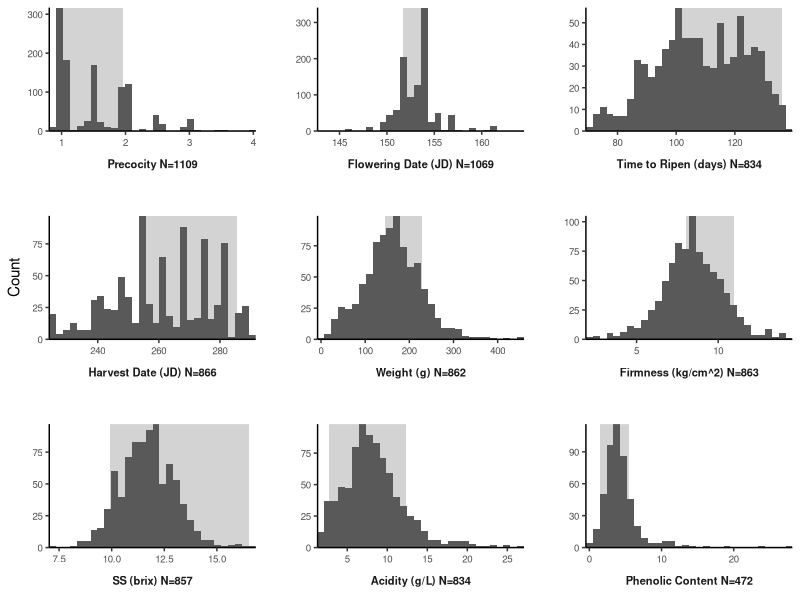
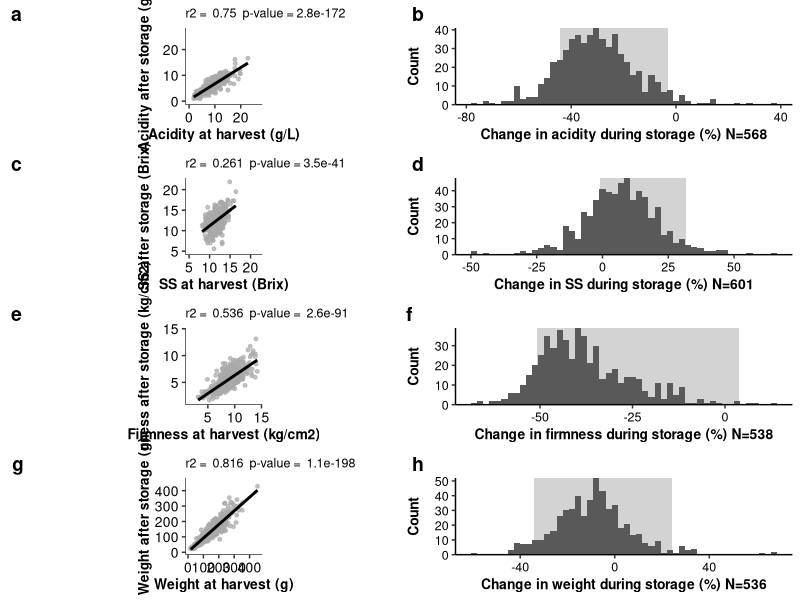
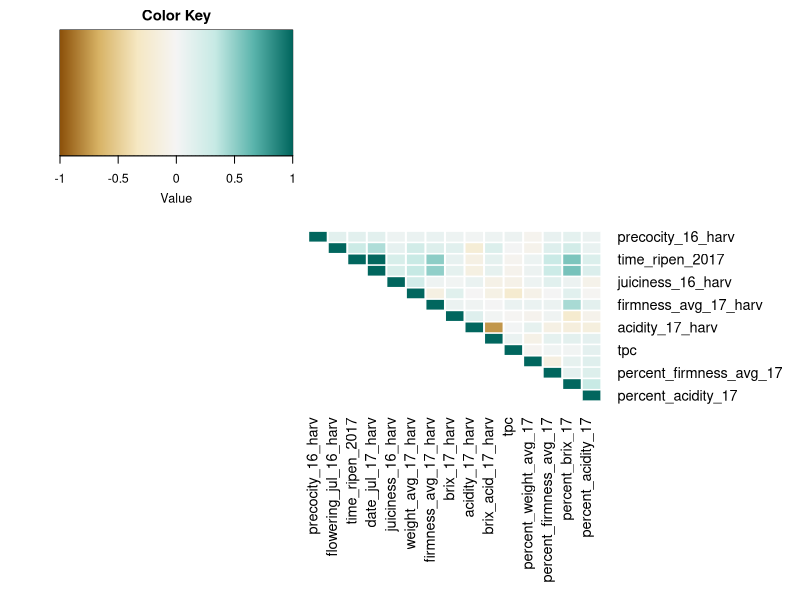
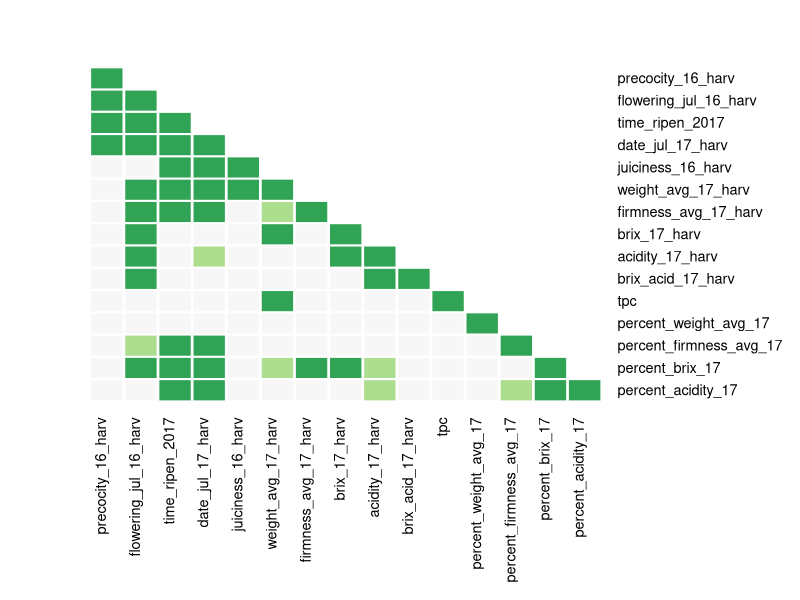

Reproduce these figures in R, in order. (Note: this script raises an error after producing the figures.)
## ---- chunk 1

#load packages
library("readr")
library("dplyr")
library("RColorBrewer")
library("gplots")
library("viridis")
library("scales")
library("tidyverse")
library("cowplot")
library("gridExtra")
library("grid")
library("plotrix")

theme_set(theme_classic())

## ---- chunk 2

#load pheno data
abc_pheno <- read_csv("../outputs/pheno_meta_data.csv")

#select phenos for figure
abc_pheno <- abc_pheno %>% select(apple_id, precocity_16_harv, flowering_jul_16_harv, time_ripen_2017, date_jul_17_harv, weight_avg_17_harv, firmness_avg_17_harv, brix_17_harv, acidity_17_harv, tpc)  %>% gather(key="pheno", value="value", -apple_id) 


#change the phenotype to a factor and reorder the factor
class(abc_pheno$pheno)
abc_pheno$pheno <- as.factor(abc_pheno$pheno)
levels(abc_pheno$pheno)

#set the levels for the factors and reoder the levels/rename
abc_pheno$pheno <- factor(abc_pheno$pheno, levels=c("precocity_16_harv", "flowering_jul_16_harv", "time_ripen_2017", "date_jul_17_harv", "weight_avg_17_harv", "firmness_avg_17_harv",  "brix_17_harv", "acidity_17_harv", "tpc"))
levels(abc_pheno$pheno)

#the top ten apple varieties produced in the US in 2018 are as follows: Red Delicious (48), Gala (205), Fuji (160), Granny Smith (167), Honeycrisp (1223), Golden Delicious (222), McIntosh (57), Pink Lady (235), Rome (we don't have just Rome in the ABC) and Empire (171).

#filter the top nine apples then calculate the max and the mean, then summarize to get min and max
top_nine <-  abc_pheno %>% filter(apple_id %in% c(48, 205, 160, 167, 1223, 222, 57, 235, 171))

#caluclate min of each trait
min_top_nine <- top_nine %>% group_by(pheno) %>% slice(which.min(value))

#caluclate max of each trait
max_top_nine <- top_nine %>% group_by(pheno) %>% slice(which.max(value))

#calculate the mean of the top nine
mean_top_nine <- top_nine %>% group_by(pheno) %>% summarise(mean = mean(value, na.rm=T))

#calculate IQR
iqr_top_nine <- top_nine %>% group_by(pheno) %>% summarise(iqr_top_nine= IQR(value, na.rm=T))

#make a table with the max and min values together
min_max_top_nine <- left_join(min_top_nine, max_top_nine, by = "pheno")
min_max_top_nine <- left_join(min_max_top_nine, mean_top_nine, by = "pheno")
min_max_top_nine <- left_join(min_max_top_nine, iqr_top_nine, by = "pheno")

min_max_top_nine <- min_max_top_nine %>% select(-c(apple_id.x, apple_id.y))

#rename columns
colnames(min_max_top_nine)[colnames(min_max_top_nine)=="value.x"] <- "min_top"
colnames(min_max_top_nine)[colnames(min_max_top_nine)=="value.y"] <- "max_top"
colnames(min_max_top_nine)[colnames(min_max_top_nine)=="mean"] <- "mean_top"


min_max_top_nine <- min_max_top_nine %>% group_by(pheno)

#make labels for each panel in the facet grid
labels <- c(precocity_16_harv = "Precocity N=1109", flowering_jul_16_harv = "Flowering Date (JD) N=1069", time_ripen_2017 = "Time to Ripen (days) N=834", date_jul_17_harv = "Harvest Date (JD) N=866", weight_avg_17_harv = "Weight (g) N=862", firmness_avg_17_harv = "Firmness (kg/cm^2) N=863",  brix_17_harv = "SS (brix) N=857", acidity_17_harv = "Acidity (g/L) N=834", tpc = "Phenolic Content N=472")

#make histograms for figure 2
figure_2 <- abc_pheno %>% ggplot(aes(x=value))+
  geom_rect(data = min_max_top_nine, aes(ymin = 0, ymax = Inf, xmin = min_top, xmax = max_top), fill = "lightgrey", inherit.aes = FALSE)+
  geom_histogram(bins=30, size = 0.8)+
  ylab("Count")+
  scale_x_continuous(expand = c(0,0))+
  scale_y_continuous(expand = c(0,0))+
  facet_wrap(~pheno, scale='free', nrow=3, strip.position = "bottom", labeller=labeller(pheno = labels))+
  theme(strip.placement = "outside", strip.background = element_blank(), panel.spacing = unit(2, "lines"), axis.title.x = element_blank(), strip.text.x = element_text(size = 8, face = "bold"), axis.text.x = element_text(size = 7), axis.text.y = element_text(size = 7))
ggsave("figure_2_hists", path = "../figures_tables/main_figures", device = "pdf")


## ---- chunk 3

#load pheno data
abc_phenos <- read_csv("../outputs/pheno_meta_data.csv")

acid_percent <- abc_phenos %>% select(apple_id, percent_acidity_17) %>% gather(key="pheno", value="value", -apple_id) 
top_ten_acid_percent <-  acid_percent %>% filter(apple_id %in% c(48, 205, 160, 167, 1223, 222, 57, 235, 171))

brix_percent <- abc_phenos %>% select(apple_id, percent_brix_17) %>% gather(key="pheno", value="value", -apple_id) 
top_ten_brix_percent <-  brix_percent %>% filter(apple_id %in% c(48, 205, 160, 167, 1223, 222, 57, 235, 171))

firmness_percent <- abc_phenos %>% select(apple_id, percent_firmness_avg_17) %>% gather(key="pheno", value="value", -apple_id) 
top_ten_firmness_percent <-  firmness_percent %>% filter(apple_id %in% c(48, 205, 160, 167, 1223, 222, 57, 235, 171))

weight_percent <- abc_phenos %>% select(apple_id, percent_weight_avg_17) %>% gather(key="pheno", value="value", -apple_id)
top_ten_weight_percent <-  weight_percent %>% filter(apple_id %in% c(48, 205, 160, 167, 1223, 222, 57, 235, 171))

#######################################################
pdf("figure_3_storage.pdf", width = 8, height = 10)

a1 <- ggplot(abc_phenos, aes(acidity_17_harv, acidity_17_stor))+
  geom_point(size=1, alpha=0.7, colour = "darkgrey")+
  theme_bw()+
  labs(x="Acidity at harvest (g/L)", y="Acidity after storage (g/L)")+
  theme(panel.border = element_blank(), axis.text=element_text(colour = "black", size=10), axis.title=element_text(size = 10, face = "bold"), panel.grid.major = element_blank(), panel.grid.minor = element_blank(), axis.line = element_line(colour = "black", size = 0.2), plot.title = element_text(size = 9))+
  coord_fixed(xlim = c(0,27), ylim= c(0,27))+
  stat_smooth(method="lm", col="black", se = FALSE)+
  ggtitle(paste("r2 = ", signif(cor.test(abc_phenos$acidity_17_harv, abc_phenos$acidity_17_stor, method = "pearson")$estimate^2, digits = 3), " p-value =", signif(cor.test(abc_phenos$acidity_17_harv, abc_phenos$acidity_17_stor, method = "pearson")$p.value, digits = 2)))


a2 = ggplot(data=abc_phenos, aes(abc_phenos$percent_acidity_17))+
  geom_rect(data = top_ten_acid_percent, aes(ymin = 0, ymax = Inf, xmin = min(value, na.rm = T), xmax = max(value, na.rm = T)), fill = "lightgrey", inherit.aes = FALSE)+
  geom_histogram(bins = 50)+
  scale_x_continuous(name = "Change in acidity during storage (%) N=568")+
  scale_y_continuous(name = "Count", expand = c(0,0))+
  theme(axis.text=element_text(colour = "black", size=9), axis.title=element_text(size = 10, face = "bold"))


##################################

b1 <- ggplot(abc_phenos, aes(brix_17_harv, brix_17_stor))+
  geom_point(size=1, alpha=0.7, colour = "darkgrey")+
  theme_bw()+
  labs(x="SS at harvest (Brix)", y="SS after storage (Brix)")+
  theme(panel.border = element_blank(), axis.text=element_text(colour = "black", size=10), axis.title=element_text(size = 10, face = "bold"), panel.grid.major = element_blank(), panel.grid.minor = element_blank(), axis.line = element_line(colour = "black", size = 0.2), plot.title = element_text(size = 9))+
  coord_fixed(xlim = c(5,22), ylim= c(5,22))+
  stat_smooth(method="lm", col="black", se = FALSE)+
  ggtitle(paste("r2 = ", signif(cor.test(abc_phenos$brix_17_harv, abc_phenos$brix_17_stor, method = "pearson")$estimate^2, digits = 3), " p-value =", signif(cor.test(abc_phenos$brix_17_harv, abc_phenos$brix_17_stor, method = "pearson")$p.value, digits = 2)))
  
  

b2 = ggplot(data=abc_phenos, aes(abc_phenos$percent_brix_17))+
  geom_rect(data = top_ten_brix_percent, aes(ymin = 0, ymax = Inf, xmin = min(value, na.rm = T), xmax = max(value, na.rm = T)), fill = "lightgrey", inherit.aes = FALSE)+
  geom_histogram(bins = 50)+
  scale_x_continuous(name = "Change in SS during storage (%) N=601")+
  scale_y_continuous(name = "Count", expand = c(0,0))+
  theme(axis.text=element_text(colour = "black", size=9), axis.title=element_text(size = 10, face = "bold"))

#############################################

f1 <- ggplot(abc_phenos, aes(firmness_avg_17_harv, firmness_avg_17_stor))+
  geom_point(size=1, alpha=0.7, colour = "darkgrey")+
  theme_bw()+
  labs(x="Firmness at harvest (kg/cm2)", y="Firmness after storage (kg/cm2)")+
  theme(panel.border = element_blank(), axis.text=element_text(colour = "black", size=10), axis.title=element_text(size = 10, face = "bold"), panel.grid.major = element_blank(), panel.grid.minor = element_blank(), axis.line = element_line(colour = "black", size = 0.2), plot.title = element_text(size = 9))+
  coord_fixed(xlim = c(1.5,14.5), ylim= c(1.5,14.5))+
  stat_smooth(method="lm", col="black", se = FALSE)+
  ggtitle(paste("r2 = ", signif(cor.test(abc_phenos$firmness_avg_17_harv, abc_phenos$firmness_avg_17_stor, method = "pearson")$estimate^2, digits = 3), " p-value = ", signif(cor.test(abc_phenos$firmness_avg_17_harv, abc_phenos$firmness_avg_17_stor, method = "pearson")$p.value, digits = 2)))


f2 = ggplot(data=abc_phenos, aes(abc_phenos$percent_firmness_avg_17))+
  geom_rect(data = top_ten_firmness_percent, aes(ymin = 0, ymax = Inf, xmin = min(value, na.rm = T), xmax = max(value, na.rm = T)), fill = "lightgrey", inherit.aes = FALSE)+
  geom_histogram(bins = 50)+
  scale_x_continuous(name = "Change in firmness during storage (%) N=538")+
  scale_y_continuous(name = "Count", expand = c(0,0))+
  theme(axis.text=element_text(colour = "black", size=9), axis.title=element_text(size = 10, face = "bold"))


#############################################


w1 <- ggplot(abc_phenos, aes(weight_avg_17_harv, weight_avg_17_stor))+
  geom_point(size=1, alpha=0.7, colour = "darkgrey")+
  theme_bw()+
  labs(x="Weight at harvest (g)", y="Weight after storage (g)")+
  theme(panel.border = element_blank(), axis.text=element_text(colour = "black", size=10), axis.title=element_text(size = 10, face = "bold"), panel.grid.major = element_blank(), panel.grid.minor = element_blank(), axis.line = element_line(colour = "black", size = 0.2), plot.title = element_text(size = 9))+
  coord_fixed(xlim = c(7,460), ylim= c(7,460))+
  stat_smooth(method="lm", col="black", se = FALSE)+
  ggtitle(paste("r2 = ", signif(cor.test(abc_phenos$weight_avg_17_harv, abc_phenos$weight_avg_17_stor, method = "pearson")$estimate^2, digits = 3), " p-value = ", signif(cor.test(abc_phenos$weight_avg_17_harv, abc_phenos$weight_avg_17_stor, method = "pearson")$p.value, digits = 2)))



w2 = ggplot(data=abc_phenos, aes(abc_phenos$percent_weight_avg_17))+
  geom_rect(data = top_ten_weight_percent, aes(ymin = 0, ymax = Inf, xmin = min(value, na.rm = T), xmax = max(value, na.rm = T)), fill = "lightgrey", inherit.aes = FALSE)+
  geom_histogram(bins = 50)+
  scale_x_continuous(name = "Change in weight during storage (%) N=536")+
  scale_y_continuous(name = "Count", expand = c(0,0))+
  theme(axis.text=element_text(colour = "black", size=9), axis.title=element_text(size = 10, face = "bold"))


list_of_figures <- list(a1, a2, b1, b2, f1, f2, w1, w2)

cowplot::plot_grid(
  plotlist = list_of_figures,
  nrow = 4, 
  align = 'hv',
  labels = "auto",
  hjust = -1
)
dev.off()

## ---- chunk 4

#Load phenotype table
abc_phenos <- read_csv("../outputs/pheno_meta_data.csv")

abc_phenos <- abc_phenos %>% dplyr::select(precocity_16_harv, flowering_jul_16_harv, time_ripen_2017, date_jul_17_harv, juiciness_16_harv, weight_avg_17_harv, firmness_avg_17_harv, brix_17_harv, acidity_17_harv, brix_acid_17_harv, tpc, percent_weight_avg_17, percent_firmness_avg_17, percent_brix_17, percent_acidity_17)

abc_phenos[1:15] <- lapply(abc_phenos[1:15], as.character)
abc_phenos[1:15] <- lapply(abc_phenos[1:15], as.numeric)

#change from tbl to base dataframe.
abc_phenos <- as.data.frame(abc_phenos)

#create an empty matrix for correlations, make matrix with no data and just col and rows from final pheno table.
pairwise_pheno_correlations=matrix(,ncol(abc_phenos), ncol(abc_phenos))
rownames(pairwise_pheno_correlations)=colnames(abc_phenos)
colnames(pairwise_pheno_correlations)=colnames(abc_phenos)
#marix for pvalues.
pairwise_pheno_correlations_pval=matrix(,ncol(abc_phenos), ncol(abc_phenos))
rownames(pairwise_pheno_correlations_pval)=colnames(abc_phenos)
colnames(pairwise_pheno_correlations_pval)=colnames(abc_phenos)

#Treat the data as all quantitative data and run pearson's correlation.
for (i in 1:ncol(abc_phenos)) {
  phenoname_x = colnames(abc_phenos)[i]
  for (j in 1:ncol(abc_phenos)) {
    phenoname_y = colnames(abc_phenos)[j]
    pairwise_pheno_correlations[j,i]=cor.test(abc_phenos[,i], abc_phenos[,j], method = "pearson")$estimate
    pairwise_pheno_correlations_pval[j,i]= cor.test(abc_phenos[,i], abc_phenos[,j], method = "pearson")$p.value
  }
}

#bonneferonni correct
pairwise_pheno_correlations_pval[upper.tri(pairwise_pheno_correlations_pval)] = p.adjust(pairwise_pheno_correlations_pval[upper.tri(pairwise_pheno_correlations_pval)], method = "bonferroni")
pairwise_pheno_correlations_pval[lower.tri(pairwise_pheno_correlations_pval)] = p.adjust(pairwise_pheno_correlations_pval[lower.tri(pairwise_pheno_correlations_pval)], method = "bonferroni")

#make the heat map/
#Set colour.
hmcol = colorRampPalette(brewer.pal(7, "BrBG"))

#Get one half of correlation square (aka one triangle). Set lower to NA.
pairwise_pheno_correlations[lower.tri(pairwise_pheno_correlations)] <- NA

#make heat map for correlations without key.
pdf("figure_4_heatmap.pdf", width = 8, height = 8)
mar.default <- c(0,0,0,0)
par(mar=mar.default, cex = 0.5)
heatmap.2(pairwise_pheno_correlations,
          col = hmcol(1000),
          key=T,
          keysize = 2.5,
          symm = T,
          Colv = F,
          Rowv = F,
          trace="none",
          dendrogram = "none",
          density.info = "none",
          symbreaks = T,
          colsep = c(0:28),
          rowsep = c(0:28),
          sepcolor = "white",
          sepwidth = c(0.05, 0.05),
          symkey = T,
          margin = c(12,12)
          )
dev.off()



#heat map for pvals of correlations.

#Get one half of correltaion square (aka one triangle). Set lower to NA.
pairwise_pheno_correlations_pval[upper.tri(pairwise_pheno_correlations_pval)] <- NA

#Pick colours.
hmcol_p = rev(brewer.pal(3, "YlGn"))
hmcol_p[3] = "#F7F7F7"


pdf("figure_4_heatmap_pval.pdf", width = 8, height = 8)
mar.default <- c(0,0,0,0)
par(mar=mar.default, cex = 0.5)
heatmap.2(pairwise_pheno_correlations_pval,
          col = hmcol_p,
          key=T,
          keysize = 0.5,
          symm = T,
          Colv = F,
          Rowv = F,
          trace="none",
          dendrogram = "none",
          density.info = "none",
          breaks = c(0, 0.01, 0.05, 1),
          revC = F,
          symbreaks = T,
          colsep = c(0:28),
          rowsep = c(0:28),
          sepcolor = "white",
          sepwidth = c(0.05, 0.05),
          symkey = T,
          margin = c(12, 12)
          )
dev.off()

#save p-values and rhos for supplemental table.
write.table(pairwise_pheno_correlations, file = "../figures_tables/supp_tables/supp_table_4_r2.csv", quote = F, sep = ",", row.names = F)

write.table(pairwise_pheno_correlations_pval, file = "../figures_tables/supp_tables/supp_table_4_pvals.csv", quote = F, sep = ",", row.names = F)

## ---- chunk 5

#load phenotype data
abc_phenos <- read_csv("../outputs/pheno_meta_data.csv")

abc_phenos <- abc_phenos %>% select(apple_id, flowering_jul_16_harv, date_jul_17_harv, time_ripen_2017, firmness_avg_17_harv, percent_firmness_avg_17)

pdf("figure_5.pdf", width = 9, height = 6)

a1 <- ggplot(abc_phenos, aes(flowering_jul_16_harv, firmness_avg_17_harv))+
  geom_point(size=1, alpha=0.7, colour = "darkgrey")+
  theme_bw()+
  labs(x="Flowering date (Julian days)", y="Firmness (kg/cm)")+
  theme(panel.border = element_blank(), axis.text=element_text(colour = "black", size=10), axis.title=element_text(size = 10, face = "bold"), panel.grid.major = element_blank(), panel.grid.minor = element_blank(), axis.line = element_line(colour = "black", size = 0.2), plot.title = element_text(size = 9))+
  stat_smooth(method="lm", col="black", se = FALSE)+
  ggtitle(paste("r2 = ", signif(cor.test(abc_phenos$flowering_jul_16_harv, abc_phenos$firmness_avg_17_harv, method = "pearson")$estimate^2, digits = 3), " p-value = ", signif(cor.test(abc_phenos$flowering_jul_16_harv, abc_phenos$firmness_avg_17_harv, method = "pearson")$p.value, digits = 2))) 

a2 <- ggplot(abc_phenos, aes(date_jul_17_harv, firmness_avg_17_harv))+
  geom_point(size=1, alpha=0.7, colour = "darkgrey")+
  theme_bw()+
  labs(x="Harvest date (Julian days)", y="Firmness (kg/cm)")+
  theme(panel.border = element_blank(), axis.text=element_text(colour = "black", size=10), axis.title=element_text(size = 10, face = "bold"), panel.grid.major = element_blank(), panel.grid.minor = element_blank(), axis.line = element_line(colour = "black", size = 0.2), plot.title = element_text(size = 9))+
  stat_smooth(method="lm", col="black", se = FALSE)+
  ggtitle(paste("r2 = ", signif(cor.test(abc_phenos$date_jul_17_harv, abc_phenos$firmness_avg_17_harv, method = "pearson")$estimate^2, digits = 3), " p-value = ", signif(cor.test(abc_phenos$date_jul_17_harv, abc_phenos$firmness_avg_17_harv, method = "pearson")$p.value, digits = 2)))

a3 <- ggplot(abc_phenos, aes(time_ripen_2017, firmness_avg_17_harv))+
  geom_point(size=1, alpha=0.7, colour = "darkgrey")+
  theme_bw()+
  labs(x="Time to ripen (days)", y="Firmness (kg/cm)")+
  theme(panel.border = element_blank(), axis.text=element_text(colour = "black", size=10), axis.title=element_text(size = 10, face = "bold"), panel.grid.major = element_blank(), panel.grid.minor = element_blank(), axis.line = element_line(colour = "black", size = 0.2), plot.title = element_text(size = 9))+
  stat_smooth(method="lm", col="black", se = FALSE)+
  ggtitle(paste("r2 = ", signif(cor.test(abc_phenos$time_ripen_2017, abc_phenos$firmness_avg_17_harv, method = "pearson")$estimate^2, digits = 3), " p-value = ", signif(cor.test(abc_phenos$time_ripen_2017, abc_phenos$firmness_avg_17_harv, method = "pearson")$p.value, digits = 2)))
  
a4 <- ggplot(abc_phenos, aes(flowering_jul_16_harv, percent_firmness_avg_17))+
  geom_point(size=1, alpha=0.7, colour = "darkgrey")+
  theme_bw()+
  labs(x="Flowering date (Julian days)", y="Firmness loss during storage (%)")+
  theme(panel.border = element_blank(), axis.text=element_text(colour = "black", size=10), axis.title=element_text(size = 10, face = "bold"), panel.grid.major = element_blank(), panel.grid.minor = element_blank(), axis.line = element_line(colour = "black", size = 0.2), plot.title = element_text(size = 9))+
  stat_smooth(method="lm", col="black", se = FALSE)+
  ggtitle(paste("r2 = ", signif(cor.test(abc_phenos$flowering_jul_16_harv, abc_phenos$percent_firmness_avg_17, method = "pearson")$estimate^2, digits = 3), " p-value = ", signif(cor.test(abc_phenos$flowering_jul_16_harv, abc_phenos$percent_firmness_avg_17, method = "pearson")$p.value, digits = 2)))

a5 <- ggplot(abc_phenos, aes(date_jul_17_harv, percent_firmness_avg_17))+
  geom_point(size=1, alpha=0.7, colour = "darkgrey")+
  theme_bw()+
  labs(x="Harvest date (Julian days)", y="Firmness loss during storage (%)")+
  theme(panel.border = element_blank(), axis.text=element_text(colour = "black", size=10), axis.title=element_text(size = 10, face = "bold"), panel.grid.major = element_blank(), panel.grid.minor = element_blank(), axis.line = element_line(colour = "black", size = 0.2), plot.title = element_text(size = 9))+
  stat_smooth(method="lm", col="black", se = FALSE)+
  ggtitle(paste("r2 = ", signif(cor.test(abc_phenos$date_jul_17_harv, abc_phenos$percent_firmness_avg_17, method = "pearson")$estimate^2, digits = 3), " p-value = ", signif(cor.test(abc_phenos$date_jul_17_harv, abc_phenos$percent_firmness_avg_17, method = "pearson")$p.value, digits = 2)))

a6 <- ggplot(abc_phenos, aes(time_ripen_2017, percent_firmness_avg_17))+
  geom_point(size=1, alpha=0.7, colour = "darkgrey")+
  theme_bw()+
  labs(x="Time to ripen (days)", y="Firmness loss during storage (%)")+
  theme(panel.border = element_blank(), axis.text=element_text(colour = "black", size=10), axis.title=element_text(size = 10, face = "bold"), panel.grid.major = element_blank(), panel.grid.minor = element_blank(), axis.line = element_line(colour = "black", size = 0.2), plot.title = element_text(size = 9))+
  stat_smooth(method="lm", col="black", se = FALSE)+
  ggtitle(paste("r2 = ", signif(cor.test(abc_phenos$time_ripen_2017, abc_phenos$percent_firmness_avg_17, method = "pearson")$estimate^2, digits = 3), " p-value = ", signif(cor.test(abc_phenos$time_ripen_2017, abc_phenos$percent_firmness_avg_17, method = "pearson")$p.value, digits = 2)))

list_of_figures <- list(a1, a2, a3, a4, a5, a6)

cowplot::plot_grid(
  plotlist = list_of_figures,
  nrow = 2, 
  align = 'hv',
  labels = "auto",
  hjust = -1
)
dev.off()


## ---- chunk 6
#load data
abc_phenos <- read_csv("../outputs/pheno_meta_data.csv")

#Sean's stuff - this is how he does it.
dom = (abc_phenos$species == "domestica")
siev = (abc_phenos$species == "sieversii")
old = (abc_phenos$world == "old")
new = (abc_phenos$world == "new")
cider = (abc_phenos$use == "cider")
dessert = (abc_phenos$use == "dessert")

abc_phenos <- abc_phenos %>% select(precocity_16_harv, flowering_jul_16_harv, time_ripen_2017, date_jul_17_harv, juiciness_16_harv, weight_avg_17_harv, firmness_avg_17_harv, brix_17_harv, acidity_17_harv, brix_acid_17_harv, tpc, percent_weight_avg_17, percent_firmness_avg_17, percent_brix_17, percent_acidity_17)

abc_phenos <- as.data.frame(abc_phenos)

species_p = world_p = use_p = dom_median = siev_median = old_median = new_median = dessert_median = cider_median = dom_std = siev_std = old_std = new_std = dessert_std = cider_std = c()
for (i in 1:ncol(abc_phenos)) {
    vec_loop = as.numeric(abc_phenos[,i])
    dom_median[i] = round(median(vec_loop[dom], na.rm = T), 3)
    siev_median[i] = round(median(vec_loop[siev], na.rm = T), 3)
    old_median[i] = round(median(vec_loop[old], na.rm = T), 3)
    new_median[i] = round(median(vec_loop[new], na.rm = T), 3)
    dessert_median[i] = round(median(vec_loop[dessert], na.rm = T), 3)
    cider_median[i] = round(median(vec_loop[cider], na.rm = T), 3)
    dom_std[i] = round(std.error(vec_loop[dom], na.rm = T), 3)
    siev_std[i] = round(std.error(vec_loop[siev], na.rm = T), 3)
    old_std[i] = round(std.error(vec_loop[old], na.rm = T), 3)
    new_std[i] = round(std.error(vec_loop[new], na.rm = T), 3)
    dessert_std[i] = round(std.error(vec_loop[dessert], na.rm = T), 3)
    cider_std[i] = round(std.error(vec_loop[cider], na.rm = T), 3)
    species_p[i] = wilcox.test(vec_loop[dom], vec_loop[siev])$p.val
    world_p[i] = wilcox.test(vec_loop[old], vec_loop[new])$p.val
    use_p[i] = wilcox.test(vec_loop[dessert], vec_loop[cider])$p.val
}


#Correct for multiple comparisons
species_p = species_p * (ncol(abc_phenos)*3)
world_p = world_p * (ncol(abc_phenos)*3)
use_p = use_p * (ncol(abc_phenos)*3)
pval_tab = cbind(colnames(abc_phenos), dom_median, dom_std, siev_median, siev_std, species_p, new_median, new_std, old_median, old_std, world_p, dessert_median, dessert_std, cider_median, cider_std, use_p)

write.table(pval_tab, file = "../figures_tables/supp_table_6.txt", sep = "\t", row.names = F, quote = F)


## ---- chunk 7
#load data
abc_phenos <- read_csv("../outputs/pheno_meta_data.csv")

#remove rows of apples that do not phenolic or year of release data.
abc_phenos <- abc_phenos[!is.na(abc_phenos$release_year),  ]
abc_phenos <- abc_phenos[!is.na(abc_phenos$tpc),  ]

figure_6 <- ggplot(abc_phenos, aes(release_year, tpc))+
  geom_point(size=1, alpha=0.7, colour = "darkgrey")+
  theme_bw()+
  coord_cartesian(xlim = c(1810,2013), ylim= c(0,15))+
  labs(x="Year of Release", y="Total Phenolic Content (µmol GAE/g FW)")+
  theme(panel.border = element_blank(), axis.text=element_text(colour = "black", size=10), axis.title=element_text(size = 10, face = "bold"), panel.grid.major = element_blank(), panel.grid.minor = element_blank(), axis.line = element_line(colour = "black", size = 0.2), plot.title = element_text(size = 9))+
  stat_smooth(method="lm", col="black", se = FALSE)+
ggsave("figure_7", device = "pdf", path = "../figures_tables/main_figures")
